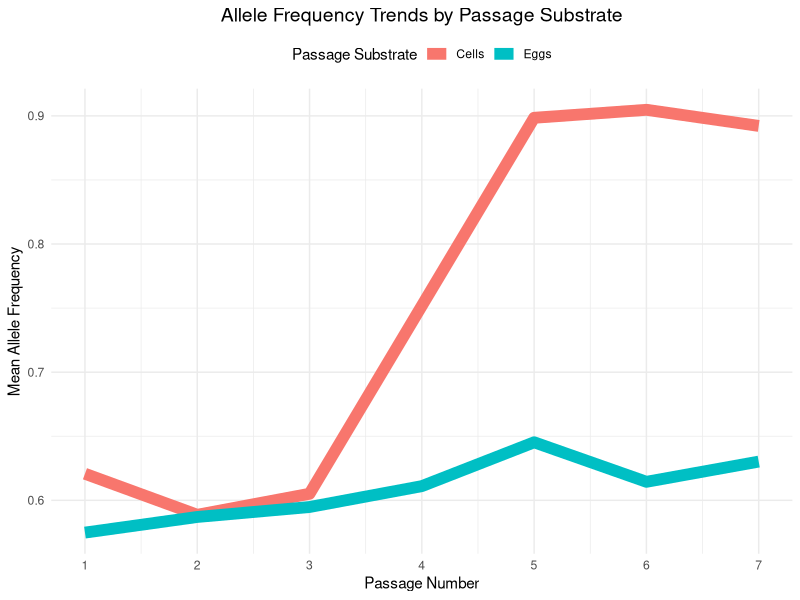
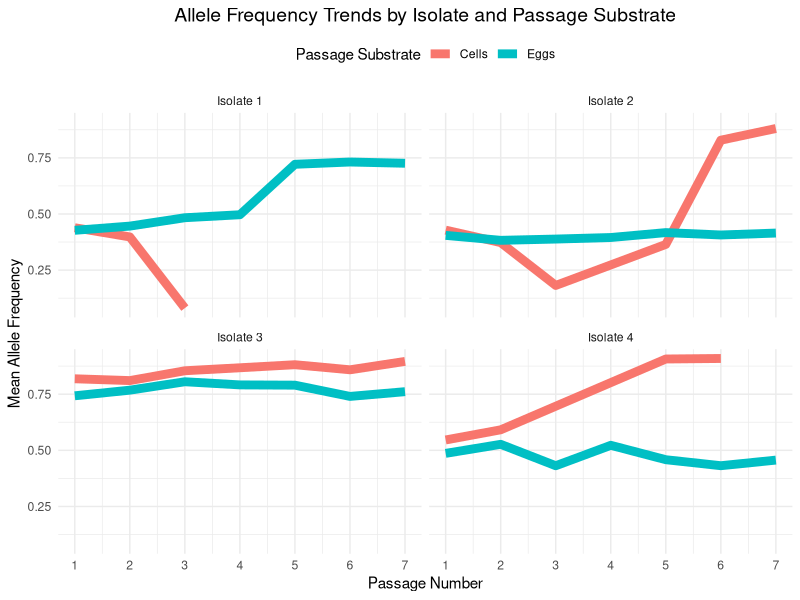
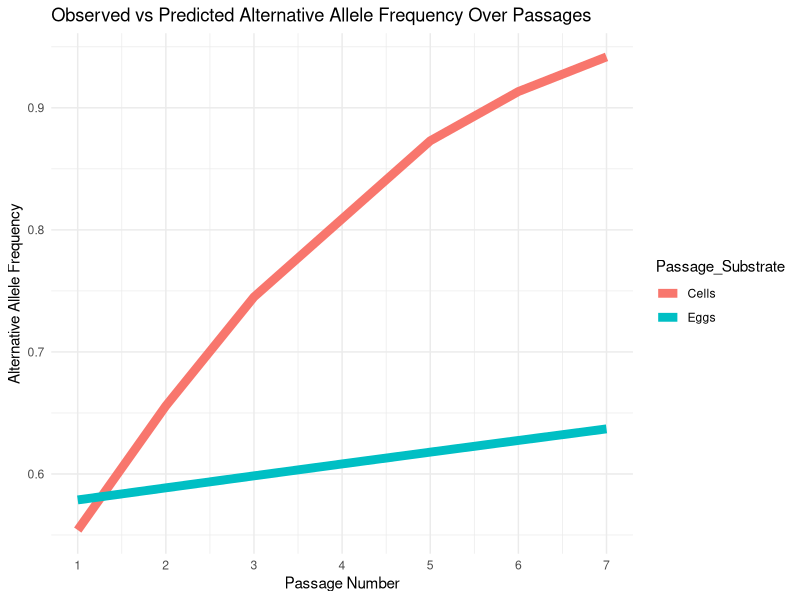
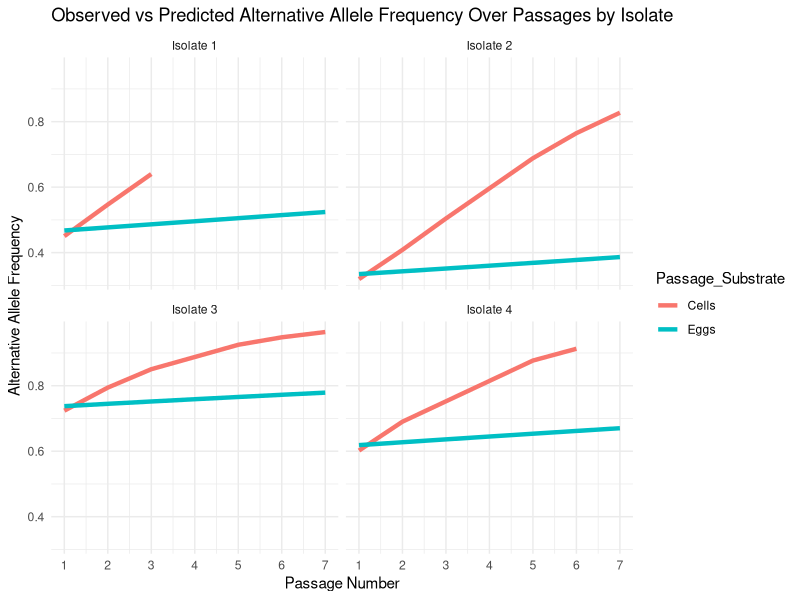
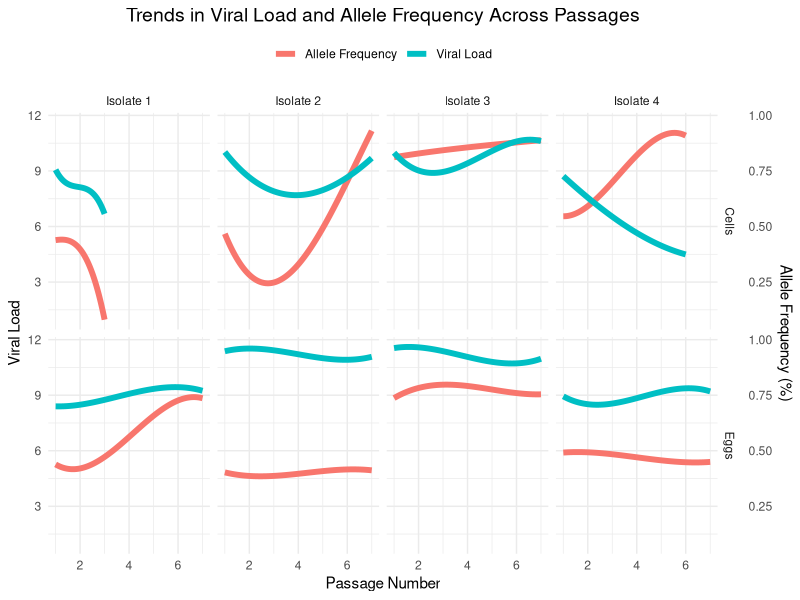

Write the R code that produced these figures, in order.
## ---- chunk 1
library(readxl)
library(ggplot2)
library(kableExtra)
library(dplyr)
library(lme4)
library(tidyr)
library(broom)
library(emmeans)
library(purrr)
## ---- chunk 2
Data_Frame_Allele_Frequency <- read_excel("Data_Frame_Allele_Frequency.xlsx", sheet = "Table")
## ---- chunk 3
Data_Frame_Allele_Frequency$success <- Data_Frame_Allele_Frequency$`%AF` # This assigns the values from the %AF column (which represents the proportion of the alternative allele) to a new column called success.Since %AF represents proportions, each entry in success is also a proportion (a decimal between 0 and 1) rather than an integer count.
Data_Frame_Allele_Frequency$total <- 1  # Total column creation. Since %AF is a proportion, total is set to 1 to represent it as a proportion out of 1.
## ---- chunk 4
results_trend_test <- Data_Frame_Allele_Frequency %>%
  group_by(Position_Genome, `Passage_Substrate`, `Isolate_ID`) %>% # This groups the data by Position_Genome, Passage_Substrate, and Isolate_ID. Each unique combination is treated as an individual group for analysis.
  summarise( # Creates a summary for each group considering what is below
    test_result = list(
      prop.trend.test(success * 100, rep(100, length(success)), score = `Passage_Number`)
    )
  )
results_trend_test # This table is huge. I need to obtain the important information out of it.
## ---- chunk 5
results_trend_test_summary <- results_trend_test %>%
  mutate(
    p_value = sapply(test_result, function(x) x$p.value),
    statistic = sapply(test_result, function(x) x$statistic)
  )
results_trend_test_summary # Now the 2 new columns are included. Still a huge table but now I can filter the important results.
## ---- chunk 6
results_trend_test_significant <- results_trend_test_summary %>%
  filter(p_value <= 0.05)
results_trend_test_significant # Now I have just the 25 significant positions where a trend is present. 
## ---- chunk 7
results_trend_test_significant$Significant_Trend <- ifelse(results_trend_test_significant$p_value <= 0.05, "Yes", "No")
## ---- chunk 8
results_trend_test_significant_clean <- results_trend_test_significant %>%
  select(-test_result)
## ---- chunk 9
results_trend_test_significant_clean <- results_trend_test_significant_clean %>%
  arrange(Position_Genome)
## ---- chunk 10
results_trend_test_significant_clean %>%
  kable("html", caption = "Trend Test Results for Significant Positions", align = "c") %>%
  kable_styling(bootstrap_options = c("striped", "hover", "condensed"), full_width = F) %>%
  row_spec(
    which(results_trend_test_significant_clean$`Passage_Substrate` == "Cells"), 
    background = "#D9EAD3"  # Light green for Cells
  ) %>%
  row_spec(
    which(results_trend_test_significant_clean$`Passage_Substrate` == "Eggs"), 
    background = "#F9CB9C"  # Light orange for Eggs
  )
## ---- chunk 11
trend_plot_data <- Data_Frame_Allele_Frequency %>%
  group_by(Passage_Substrate, Passage_Number) %>%
  summarise(
    mean_AF = mean(`%AF`, na.rm = TRUE),
    sd_AF = sd(`%AF`, na.rm = TRUE),
    .groups = "drop"
  )
## ---- chunk 12
ggplot(trend_plot_data, aes(x = Passage_Number, y = mean_AF, color = Passage_Substrate, group = Passage_Substrate)) +
  geom_line(linewidth = 4) +
  labs(
    title = "Allele Frequency Trends by Passage Substrate",
    x = "Passage Number",
    y = "Mean Allele Frequency",
    color = "Passage Substrate"
  ) +
  scale_x_continuous(breaks = 1:7) +
  theme_minimal() +
  theme(
    plot.title = element_text(hjust = 0.5, size = 14),
    legend.position = "top"
  )
## ---- chunk 13
results_trend_test_by_Isolate <- Data_Frame_Allele_Frequency %>%
  group_by(Position_Genome, Passage_Substrate, Isolate_ID) %>%
  summarise(
    test_result = list(
      prop.trend.test(success * 100, rep(100, length(success)), score = Passage_Number)
    ),
    .groups = "drop"
  )
## ---- chunk 14
results_summary_by_Isolate <- results_trend_test_by_Isolate %>%
  mutate(
    p_value = map_dbl(test_result, ~ .x$p.value),
    statistic = map_dbl(test_result, ~ .x$statistic)
  )
## ---- chunk 15
results_trend_test_significant_by_Isolate <- results_summary_by_Isolate %>%
  filter(p_value <= 0.05)
## ---- chunk 16
trend_plot_data_by_Isolate <- Data_Frame_Allele_Frequency %>%
  group_by(Isolate_ID, Passage_Substrate, Passage_Number) %>%
  summarise(
    mean_AF = mean(`%AF`, na.rm = TRUE),
    sd_AF = sd(`%AF`, na.rm = TRUE),
    .groups = "drop"
  )
## ---- chunk 17
ggplot(trend_plot_data_by_Isolate, aes(x = Passage_Number, y = mean_AF, color = Passage_Substrate, group = Passage_Substrate)) +
  geom_line(size = 3) +
  facet_wrap(~Isolate_ID) +
  labs(
    title = "Allele Frequency Trends by Isolate and Passage Substrate",
    x = "Passage Number",
    y = "Mean Allele Frequency",
    color = "Passage Substrate"
  ) +
  scale_x_continuous(breaks = 1:7) +
  theme_minimal() +
  theme(
    plot.title = element_text(hjust = 0.5, size = 14),
    legend.position = "top"
  )
## ---- chunk 18
Data_Frame_Allele_Frequency$success <- Data_Frame_Allele_Frequency$`%AF`  # Proportion of alternative allele
Data_Frame_Allele_Frequency$failure <- 1 - Data_Frame_Allele_Frequency$success  # Proportion of reference allele
## ---- chunk 19
Data_Frame_Allele_Frequency$`Passage_Substrate` <- as.factor(Data_Frame_Allele_Frequency$`Passage_Substrate`)
## ---- chunk 20
logistic_model <- glm(cbind(success, failure) ~ `Passage_Number` * `Passage_Substrate`, 
                      data = Data_Frame_Allele_Frequency, 
                      family = quasibinomial)

summary(logistic_model) # View summary of the quasibinomial model. The summary(logistic_model) output will show me the coefficients for "Passage Number" and "Passage Substrate" as well as their interaction.
## ---- chunk 21
tidy_logistic_model <- broom::tidy(logistic_model)
## ---- chunk 22
tidy_logistic_model <- tidy_logistic_model %>%
  mutate(Significance = case_when(
    p.value < 0.001 ~ "***",
    p.value < 0.01 ~ "**",
    p.value < 0.05 ~ "*",
    TRUE ~ ""
  ))
## ---- chunk 23
tidy_logistic_model <- tidy_logistic_model %>%
  mutate(Interpretation = case_when(
    term == "(Intercept)" ~ "Baseline log-odds of success (%AF) in cells at passage 0. Significant at p<0.05",
    term == "Passage_Number" ~ "Passage number has a significant positive effect. For each additional passage, the odds of success (alternative allele presence) increase by about 43%.",
    term == "Passage_SubstrateEggs" ~ "Switching from Cells to Eggs significantly increases the odds of success by approximately 62.8% (exp(0.48751)).",
    term == "Passage_Number:Passage_SubstrateEggs" ~ "The interaction term is significant. The positive effect of passage number on success is weaker in eggs compared to cells.",
    TRUE ~ "N/A"
  ))
## ---- chunk 24
tidy_logistic_model %>%
  select(term, estimate, std.error, statistic, p.value, Significance, Interpretation) %>%
  kable("html", caption = "Logistic Regression Model Coefficients with Interpretation", align = "c") %>%
  kable_styling(bootstrap_options = c("striped", "hover", "condensed"), full_width = F)
## ---- chunk 25
Data_Frame_Allele_Frequency$predicted_AF <- predict(logistic_model, type = "response")
Data_Frame_Allele_Frequency$successAF <- as.integer(round(100*Data_Frame_Allele_Frequency$Allele_Frequency, 0))
Data_Frame_Allele_Frequency$trialsAF <- 100
## ---- chunk 26
ggplot(Data_Frame_Allele_Frequency, aes(x = `Passage_Number`, y = success, color = `Passage_Substrate`)) +
  geom_line(aes(y = predicted_AF), size = 3) +  # Increased line thickness
  scale_x_continuous(breaks = seq(min(Data_Frame_Allele_Frequency$Passage_Number), 
                                  max(Data_Frame_Allele_Frequency$Passage_Number), by = 1)) +  # X-axis with steps of 1
  labs(title = "Observed vs Predicted Alternative Allele Frequency Over Passages",  # Add a title
       y = "Alternative Allele Frequency", 
       x = "Passage Number") +
  theme_minimal()
## ---- chunk 27
get_logistic_results <- function(data) {
  glm(cbind(success, total - success) ~ `Passage_Number`, data = data, family = quasibinomial)
}
## ---- chunk 28
cells_data <- Data_Frame_Allele_Frequency %>%
  filter(`Passage_Substrate` == "Cells")
eggs_data <- Data_Frame_Allele_Frequency %>%
  filter(`Passage_Substrate` == "Eggs")
## ---- chunk 29
cells_results <- get_logistic_results(cells_data)
eggs_results <- get_logistic_results(eggs_data)
## ---- chunk 30
summary(cells_results)
summary(eggs_results)
## ---- chunk 31
Data_Frame_Allele_Frequency <- Data_Frame_Allele_Frequency %>%
  mutate(success_counts = round(success * 100),  # Convert success to integer counts
         failure_counts = round(failure * 100))  # Convert failure to integer counts
## ---- chunk 32
glmm_model_by_Isolate <- glmer(
  cbind(success_counts, failure_counts) ~ `Passage_Number` * `Passage_Substrate` + (1 | Isolate_ID),
  data = Data_Frame_Allele_Frequency,
  family = binomial(link = "logit")
)

summary(glmm_model_by_Isolate) # View the summary of the GLMM model
## ---- chunk 33
Data_Frame_Allele_Frequency$predicted_AF_by_Isolate <- predict(glmm_model_by_Isolate, type = "response")
## ---- chunk 34
ggplot(Data_Frame_Allele_Frequency, aes(x = `Passage_Number`, y = success, color = `Passage_Substrate`)) +
  geom_line(aes(y = predicted_AF_by_Isolate), size = 1.5) +  # Predicted trends
  facet_wrap(~Isolate_ID) +  # Create separate panels for each isolate
  scale_x_continuous(breaks = seq(min(Data_Frame_Allele_Frequency$Passage_Number), 
                                  max(Data_Frame_Allele_Frequency$Passage_Number), by = 1)) +  # X-axis for all passages
  labs(title = "Observed vs Predicted Alternative Allele Frequency Over Passages by Isolate",
       y = "Alternative Allele Frequency",
       x = "Passage Number") +
  theme_minimal()
## ---- chunk 35
viral_linear_mixed_model <- lmer(Viral_Load_SQ ~ `Passage_Number` * `%AF` * `Passage_Substrate` + 
                      (1 | Isolate_ID), data = Data_Frame_Allele_Frequency)

summary(viral_linear_mixed_model) # Summary of the linear mixed model
## ---- chunk 36
posthoc_results <- emmeans(viral_linear_mixed_model, ~ Passage_Number | `%AF` * `Passage_Substrate`)

summary(posthoc_results) # Summary of the post hoc analysis
## ---- chunk 37
Data_Frame_Allele_Frequency_long <- Data_Frame_Allele_Frequency %>%
  pivot_longer(
    cols = c(Viral_Load_SQ, Allele_Frequency),
    names_to = "Variable",
    values_to = "Value"
  ) %>%
  mutate(
    Value = ifelse(Variable == "Allele_Frequency", Value * 12, Value),
    Variable = recode(Variable, "Viral_Load_SQ" = "Viral Load", "Allele_Frequency" = "Allele Frequency")
  )
## ---- chunk 38
ggplot(Data_Frame_Allele_Frequency_long, aes(x = `Passage_Number`, y = Value, color = Variable)) +
  geom_smooth(aes(group = Variable), size = 2, method = "lm", formula = y ~ splines::bs(x, 3), se = F) +
  scale_y_continuous(
    name = "Viral Load",
    sec.axis = sec_axis(~ . * (1 / 12), name = "Allele Frequency (%)")
  ) +
  facet_grid(Passage_Substrate ~ Isolate_ID) +
  labs(
    title = "Trends in Viral Load and Allele Frequency Across Passages",
    x = "Passage Number"
  ) +
  theme_minimal() +
  theme(
    plot.title = element_text(hjust = 0.5, size = 14),
    legend.title = element_blank(),  # Removes the legend title
    legend.position = "top"
  )
